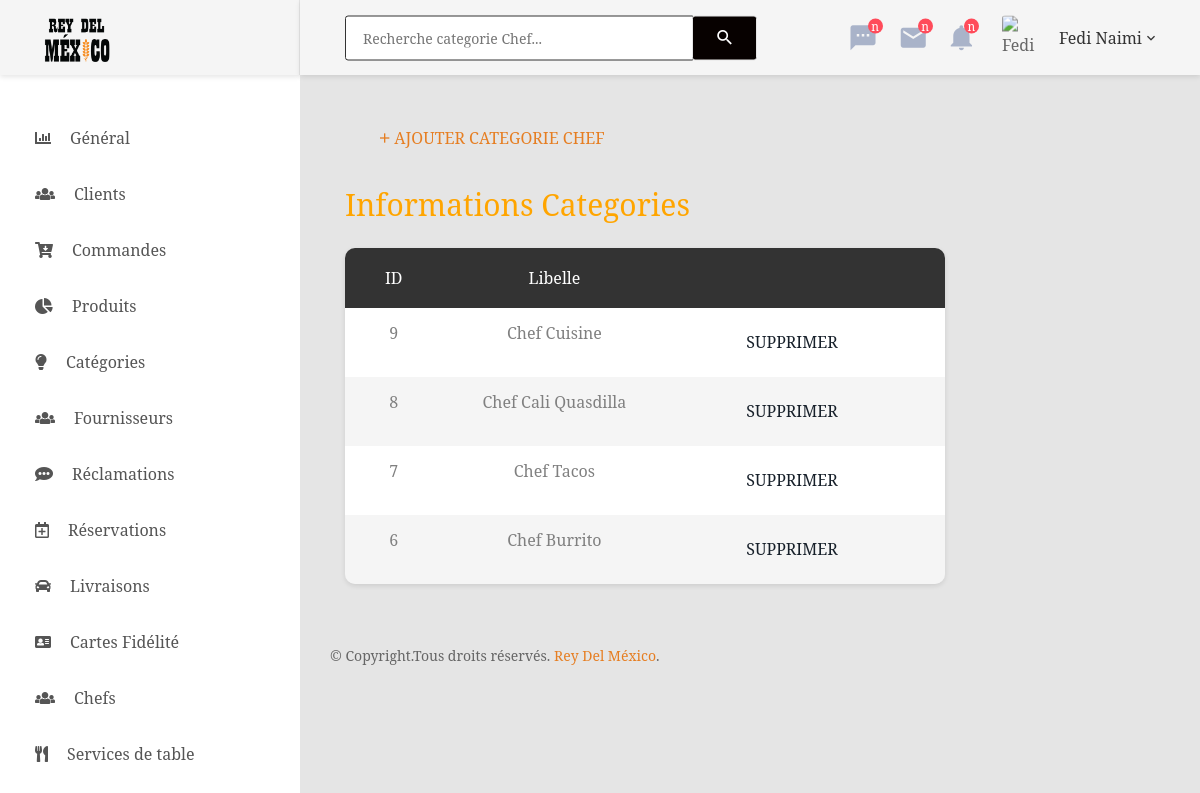
Page /view/back/showCategorieChef.php on the committed database.
### tables this page shows
CREATE TABLE `categoriechef` (
  `id` int(11) NOT NULL,
  `libelle` varchar(150) NOT NULL
);

### controller/categorieChefC.php (called while the page is built, shortened)
<?php
class categorieChefC{
    function afficherCategorieChef()
    {
      $sql = " SELECT * FROM categorieChef order by id DESC ";
      $db = config::getConnexion();
      try {
        $liste= $db->query($sql);
        return $liste;
      } catch(Exception $e) {
          die('Erreur: ' .$e->getMessage());
      }
    }
	}

### view/back/showCategorieChef.php (the view, shortened to what this page needs)
<?PHP
	include "../../controller/categorieChefC.php";
	$categorieChefC = new categorieChefC();
	$listeCategorieChef= $categorieChefC->afficherCategorieChef();
?>
<!DOCTYPE html>
<html lang="en">
<head>
	<link href="css/font-face.css" rel="stylesheet" media="all">
	<link href="vendor/font-awesome-4.7/css/font-awesome.min.css" rel="stylesheet" media="all">
	<link href="vendor/font-awesome-5/css/fontawesome-all.min.css" rel="stylesheet" media="all">
	<link href="vendor/mdi-font/css/material-design-iconic-font.min.css" rel="stylesheet" media="all">
	<link href="vendor/bootstrap-4.1/bootstrap.min.css" rel="stylesheet" media="all">
	<link href="vendor/animsition/animsition.min.css" rel="stylesheet" media="all">
	<link href="vendor/bootstrap-progressbar/bootstrap-progressbar-3.3.4.min.css" rel="stylesheet" media="all">
	<link href="vendor/wow/animate.css" rel="stylesheet" media="all">
	<link href="vendor/css-hamburgers/hamburgers.min.css" rel="stylesheet" media="all">
	<link href="vendor/slick/slick.css" rel="stylesheet" media="all">
	<link href="vendor/select2/select2.min.css" rel="stylesheet" media="all">
	<link href="vendor/perfect-scrollbar/perfect-scrollbar.css" rel="stylesheet" media="all">
	<link href="css/theme.css" rel="stylesheet" media="all">
</head>
<body class="animsition">
    <div class="page-wrapper">
        <aside class="menu-sidebar d-none d-lg-block">
            <div class="logo">
                <a href="#">
                    <img src="images/icon/logo.png" alt="Cool Admin" />
                </a>
            </div>
            <div class="menu-sidebar__content js-scrollbar1">
                <nav class="navbar-sidebar">
                    <ul class="list-unstyled navbar__list">
                        <li class="has-sub">
                            <a class="js-arrow" href="index.php">
                                <i class="fa fa-bar-chart"></i>Général</a>
                        </li>
                        <li>
                            <a href="showClientlient.php">
                                <i class="fas fa-users"></i>Clients</a>
                        </li>
                        <li>
                            <a href="showCommande.php">
                                <i class="fas fa-cart-arrow-down"></i>Commandes</a>
                        </li>
                        <li>
                            <a href="showProduit.php">
                                <i class="fa fa-pie-chart"></i>Produits</a>
                        </li>
                        <li>
                            <a href="showCategorie.php">
                                <i class="fa fa-lightbulb-o"></i>Catégories</a>
                        </li>
                        <li>
                            <a href="showFournisseur.php">
                                <i class="fas fa-users"></i>Fournisseurs</a>
                        </li>
                        <li>
                            <a href="showReclamation.php">
                                <i class="fas fa-comment-alt"></i>Réclamations</a>
                        </li>
                        <li>
                            <a href="showReservation.php">
                                <i class="far fa-calendar-plus"></i>Réservations</a>
                        </li>
                        <li>
                            <a href="showLivraison.php">
                                <i class="fa fa-automobile" ></i>Livraisons</a>
                        </li>
                        <li>
                            <a href="showCarteFidelite.php">
                                <i class="fa fa-address-card"></i>Cartes Fidélité</a>
                        </li>
                        <li>
                            <a href="showChef.php">
                                <i class="fas fa-users"></i>Chefs</a>
                        </li>
                        <li>
                            <a href="showService.php">
                                <i class="	fas fa-utensils"></i>Services de table</a>
                        </li>
                        <li>
                            <a href="showLocal.php">
                                <i class="fas fa-map-marker-alt"></i>Locaux</a>
                        </li>
                            </ul>
                </nav>
            </div>
        </aside>
		<div class="page-container">
			<header class="header-desktop">
				<div class="section__content section__content--p30">
					<div class="container-fluid">
						<div class="header-wrap">
							<form class="form-header" action="" method="POST">
								<input class="au-input au-input--xl" type="text" name="search" placeholder="Recherche categorie Chef..." />
								<button class="au-btn--submit" type="submit">
									<i class="zmdi zmdi-search"></i>
								</button>
							</form>
							<div class="header-button">
                                <div class="noti-wrap">
                                    <div class="noti__item js-item-menu">
                                        <i class="zmdi zmdi-comment-more"></i>
                                        <span class="quantity">n</span>
                                    </div>
                                    <div class="noti__item js-item-menu">
                                        <i class="zmdi zmdi-email"></i>
                                        <span class="quantity">n</span>
                                    </div>
                                    <div class="noti__item js-item-menu">
                                        <i class="zmdi zmdi-notifications"></i>
                                        <span class="quantity">n</span>
                                    </div>
                                </div>
                                <div class="account-wrap">
                                    <div class="account-item clearfix js-item-menu">
                                        <div class="image">
                                            <img src="images/icon/avatar-01.jpg" alt="Fedi Naimi" />
                                        </div>
                                        <div class="content">
                                            <a class="js-acc-btn" href="#">fedi naimi</a>
                                        </div>
                                    </div>
                                </div>
                            </div>
                        </div>
                    </div>
                </div>
            </header>
			<div class="main-content">
				<div class="section__content section__content--p30">
					<div class="container-fluid">
						<div class="row">
                            <div class="col-md-12">
                                <div class="overview-wrap">
                                    <button class="au-btn au-btn-icon au-btn--blue">
                                        <a href="addCategorieChef.php">  <i class="zmdi zmdi-plus text-center"></i>Ajouter Categorie Chef</button></a>
                                </div>
                            </div>
                        </div>
						<div class="row">
                            <div class="col-lg-9">
								<br>
                                <h2 class="title-1 m-b-25">Informations Categories</h2>
                                <div class="table-responsive table--no-card m-b-40">
                                    <table class="table table-borderless table-striped table-earning">
                                        <thead>
                                            <tr>
                                                <th class="text-center">ID </th>
                                                <th class="text-center">Libelle</th>
                                                <th class="text-center"></th>
                                                <th class="text-right"></th>
                                            </tr>
                                        </thead>
                                        <tbody>
                                        <?PHP
foreach($listeCategorieChef as $categorie){
?>
<tr>
<td class="text-center"><?PHP echo $categorie['id']; ?></td>
<td class="text-center"><?PHP echo $categorie['libelle']; ?></td>
<td class="text-center">
<form method="POST" action="deleteCategorieChef.php">
<button type="submit" name="supprimer" class="au-btn au-btn-icon au-btn--blue">
 <i class="zmdi zmdi"></i>Supprimer</button>
 </form>
 </td>
 <td class="text-center">
  </a></td>
</tr>
<?PHP
}
?>
                                        </tbody>
                                    </table>
                                </div>
                            </div>
						<div class="row">
								<div class="col-md-12">
										<div class="copyright">
												<p>&copy; Copyright.Tous droits réservés. <a href="1.html">Rey Del México</a>.</p>
										</div>
								</div>
						</div>
					</div>
				</div>
			</div>
		</div>
	</div>
</body>
</html>

### rows in the picture
categoriechef: id "9", libelle "Chef Cuisine"
categoriechef: id "8", libelle "Chef Cali Quasdilla"
categoriechef: id "7", libelle "Chef Tacos"
categoriechef: id "6", libelle "Chef Burrito"
